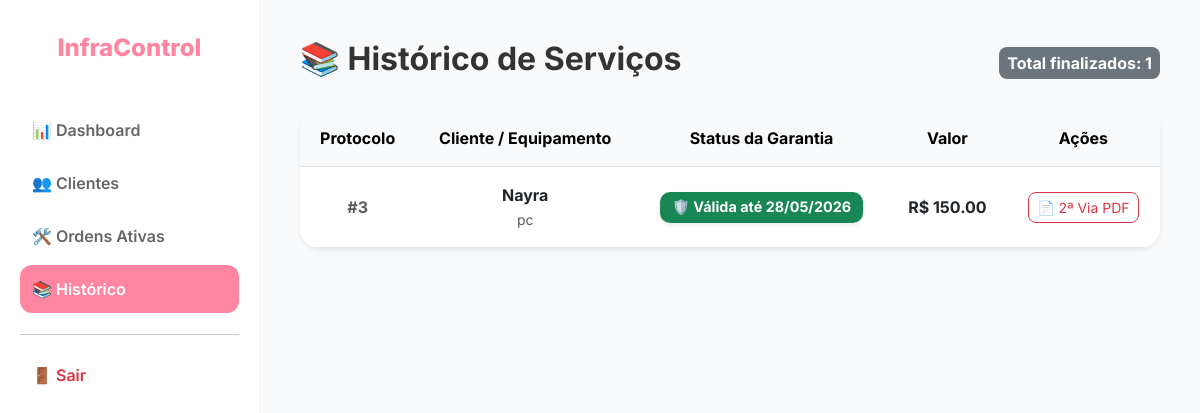
Before: /historico (signed in) with the older database file.
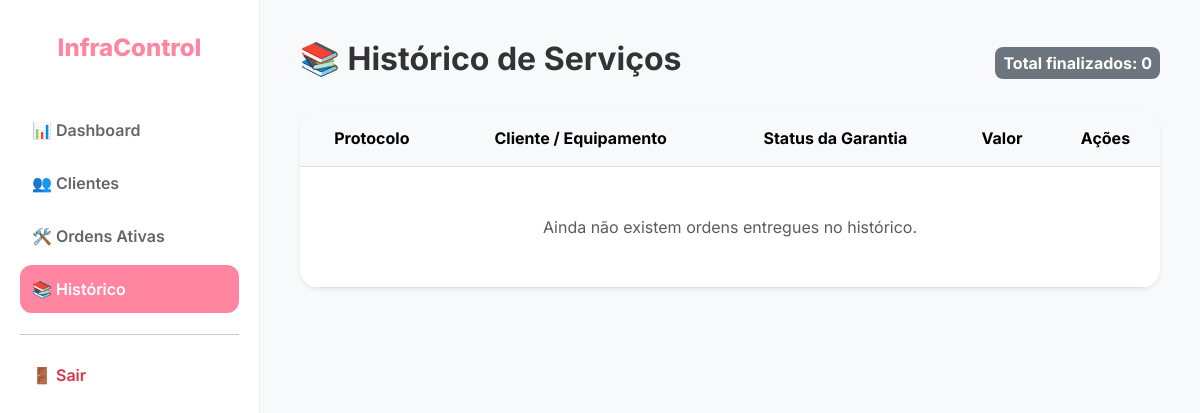
After: the same page with the newer database file.
### models.py (models this page shows)
class OrdemServico(db.Model):
    id = db.Column(db.Integer, primary_key=True)
    equipamento = db.Column(db.String(100), nullable=False)
    descricao_problema = db.Column(db.Text, nullable=False)
    diagnostico_ia = db.Column(db.Text)
    valor = db.Column(db.Float)
    status = db.Column(db.String(50), default='Aberto')
    cliente_id = db.Column(db.Integer, db.ForeignKey('cliente.id'), nullable=False)
    foto_antes = db.Column(db.String(255))
    data_garantia = db.Column(db.DateTime, nullable=True)

class Cliente(db.Model):
    id = db.Column(db.Integer, primary_key=True)
    nome = db.Column(db.String(100), nullable=False)
    email = db.Column(db.String(100))
    telefone = db.Column(db.String(20))
    ordens = db.relationship('OrdemServico', backref='cliente', lazy=True)

### app.py (the view)
@app.route('/historico')
@login_required
def historico():
    concluidas = OrdemServico.query.filter_by(status='Finalizado').order_by(OrdemServico.id.desc()).all()
    hoje = datetime.now()
    return render_template('historico.html', ordens=concluidas, hoje=hoje)

### app.py (called while the page is built)
@login_manager.user_loader
def load_user(user_id): return User.query.get(int(user_id))

### templates/historico.html
{% extends "base.html" %}
{% block content %}
<div class="d-flex justify-content-between align-items-center mb-4">
    <h2 style="font-weight: 700; color: #333;">📚 Histórico de Serviços</h2>
    <span class="badge bg-secondary p-2" style="border-radius: 8px; font-size: 1rem;">Total finalizados: {{ ordens|length }}</span>
</div>
<div class="card border-0 shadow-sm" style="border-radius: 20px; overflow: hidden;">
    <table class="table table-hover m-0 align-middle text-center">
        <thead class="table-light">
            <tr>
                <th class="p-3">Protocolo</th>
                <th class="p-3">Cliente / Equipamento</th>
                <th class="p-3">Status da Garantia</th>
                <th class="p-3">Valor</th>
                <th class="p-3 text-center">Ações</th>
            </tr>
        </thead>
        <tbody>
            {% for o in ordens %}
            <tr>
                <td class="p-3 text-muted fw-bold">#{{ o.id }}</td>
                <td class="p-3">
                    <strong>{{ o.cliente.nome }}</strong><br>
                    <small class="text-muted">{{ o.equipamento }}</small>
                </td>
                <td class="p-3">
                    {% if o.data_garantia %}
                        {% if o.data_garantia >= hoje %}
                            <span class="badge bg-success shadow-sm" style="font-size: 0.9rem; padding: 8px 12px; border-radius: 10px;">
                                🛡️ Válida até {{ o.data_garantia.strftime('%d/%m/%Y') }}
                            </span>
                        {% else %}
                            <span class="badge bg-danger shadow-sm" style="font-size: 0.9rem; padding: 8px 12px; border-radius: 10px;">
                                ⚠️ Expirada
                            </span>
                        {% endif %}
                    {% else %}
                        <span class="badge bg-secondary">Sem registro</span>
                    {% endif %}
                </td>
                <td class="p-3 fw-bold text-dark">R$ {{ "%.2f"|format(o.valor) }}</td>
                <td class="p-3 text-center">
                    <a href="{{ url_for('gerar_pdf', os_id=o.id) }}" class="btn btn-sm btn-outline-danger" style="border-radius: 8px;" title="Gerar 2ª Via do Recibo">
                        📄 2ª Via PDF
                    </a>
                </td>
            </tr>
            {% else %}
            <tr>
                <td colspan="5" class="p-5 text-center text-muted">Ainda não existem ordens entregues no histórico.</td>
            </tr>
            {% endfor %}
        </tbody>
    </table>
</div>
{% endblock %}

Changed rows visible on the page:
removed OrdemServico: id "3", cliente.nome "Nayra", equipamento "pc", data_garantia "28/05/2026", valor "150.00"
Other visible differences:
{{ ordens|length }}: "1" → "0"
text now shown: "Ainda não existem ordens entregues no histórico."
